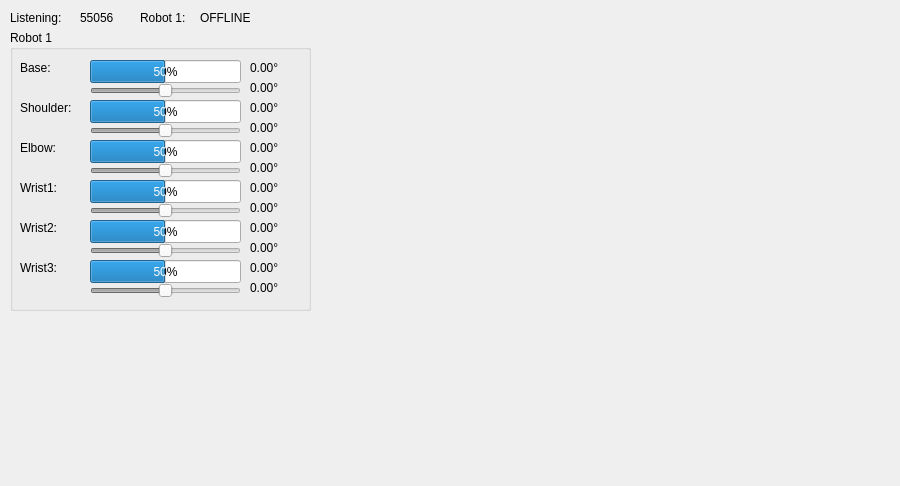
<?xml version="1.0" encoding="UTF-8"?>
<ui version="4.0">
 <class>MainWidget</class>
 <widget class="QWidget" name="MainWidget">
  <property name="geometry">
   <rect>
    <x>0</x>
    <y>0</y>
    <width>900</width>
    <height>486</height>
   </rect>
  </property>
  <property name="windowTitle">
   <string>MainWidget</string>
  </property>
  <widget class="QWidget" name="verticalLayoutWidget">
   <property name="geometry">
    <rect>
     <x>330</x>
     <y>50</y>
     <width>551</width>
     <height>291</height>
    </rect>
   </property>
   <layout class="QVBoxLayout" name="verticalLayout"/>
  </widget>
  <widget class="QLabel" name="labelNetwork">
   <property name="geometry">
    <rect>
     <x>10</x>
     <y>10</y>
     <width>60</width>
     <height>16</height>
    </rect>
   </property>
   <property name="text">
    <string>Listening:</string>
   </property>
  </widget>
  <widget class="QLabel" name="labelNetworkPort">
   <property name="geometry">
    <rect>
     <x>80</x>
     <y>10</y>
     <width>41</width>
     <height>16</height>
    </rect>
   </property>
   <property name="text">
    <string>55056</string>
   </property>
  </widget>
  <widget class="QLabel" name="labelRobot1">
   <property name="geometry">
    <rect>
     <x>140</x>
     <y>10</y>
     <width>60</width>
     <height>16</height>
    </rect>
   </property>
   <property name="text">
    <string>Robot 1:</string>
   </property>
  </widget>
  <widget class="QLabel" name="labelRobot1Status">
   <property name="geometry">
    <rect>
     <x>200</x>
     <y>10</y>
     <width>60</width>
     <height>16</height>
    </rect>
   </property>
   <property name="text">
    <string>OFFLINE</string>
   </property>
  </widget>
  <widget class="QGroupBox" name="groupRobot1">
   <property name="geometry">
    <rect>
     <x>10</x>
     <y>30</y>
     <width>301</width>
     <height>281</height>
    </rect>
   </property>
   <property name="title">
    <string>Robot 1</string>
   </property>
   <widget class="QLabel" name="labelBase">
    <property name="geometry">
     <rect>
      <x>10</x>
      <y>30</y>
      <width>41</width>
      <height>16</height>
     </rect>
    </property>
    <property name="text">
     <string>Base:</string>
    </property>
   </widget>
   <widget class="QSlider" name="targetBase">
    <property name="enabled">
     <bool>false</bool>
    </property>
    <property name="geometry">
     <rect>
      <x>80</x>
      <y>50</y>
      <width>151</width>
      <height>22</height>
     </rect>
    </property>
    <property name="minimum">
     <number>-360</number>
    </property>
    <property name="maximum">
     <number>360</number>
    </property>
    <property name="value">
     <number>0</number>
    </property>
    <property name="orientation">
     <enum>Qt::Horizontal</enum>
    </property>
   </widget>
   <widget class="QProgressBar" name="actualBase">
    <property name="geometry">
     <rect>
      <x>80</x>
      <y>30</y>
      <width>151</width>
      <height>23</height>
     </rect>
    </property>
    <property name="minimum">
     <number>-360</number>
    </property>
    <property name="maximum">
     <number>360</number>
    </property>
    <property name="value">
     <number>0</number>
    </property>
   </widget>
   <widget class="QLabel" name="labelActualBase">
    <property name="geometry">
     <rect>
      <x>240</x>
      <y>30</y>
      <width>60</width>
      <height>16</height>
     </rect>
    </property>
    <property name="text">
     <string>0.00°</string>
    </property>
   </widget>
   <widget class="QLabel" name="labelTargetBase">
    <property name="geometry">
     <rect>
      <x>240</x>
      <y>50</y>
      <width>60</width>
      <height>16</height>
     </rect>
    </property>
    <property name="text">
     <string>0.00°</string>
    </property>
   </widget>
   <widget class="QSlider" name="targetShoulder">
    <property name="enabled">
     <bool>false</bool>
    </property>
    <property name="geometry">
     <rect>
      <x>80</x>
      <y>90</y>
      <width>151</width>
      <height>22</height>
     </rect>
    </property>
    <property name="minimum">
     <number>-360</number>
    </property>
    <property name="maximum">
     <number>360</number>
    </property>
    <property name="value">
     <number>0</number>
    </property>
    <property name="orientation">
     <enum>Qt::Horizontal</enum>
    </property>
   </widget>
   <widget class="QLabel" name="labelShoulder">
    <property name="geometry">
     <rect>
      <x>10</x>
      <y>70</y>
      <width>61</width>
      <height>16</height>
     </rect>
    </property>
    <property name="text">
     <string>Shoulder:</string>
    </property>
   </widget>
   <widget class="QProgressBar" name="actualShoulder">
    <property name="geometry">
     <rect>
      <x>80</x>
      <y>70</y>
      <width>151</width>
      <height>23</height>
     </rect>
    </property>
    <property name="minimum">
     <number>-360</number>
    </property>
    <property name="maximum">
     <number>360</number>
    </property>
    <property name="value">
     <number>0</number>
    </property>
   </widget>
   <widget class="QLabel" name="labelActualShoulder">
    <property name="geometry">
     <rect>
      <x>240</x>
      <y>70</y>
      <width>60</width>
      <height>16</height>
     </rect>
    </property>
    <property name="text">
     <string>0.00°</string>
    </property>
   </widget>
   <widget class="QLabel" name="labelTargetShoulder">
    <property name="geometry">
     <rect>
      <x>240</x>
      <y>90</y>
      <width>60</width>
      <height>16</height>
     </rect>
    </property>
    <property name="text">
     <string>0.00°</string>
    </property>
   </widget>
   <widget class="QProgressBar" name="actualElbow">
    <property name="geometry">
     <rect>
      <x>80</x>
      <y>110</y>
      <width>151</width>
      <height>23</height>
     </rect>
    </property>
    <property name="minimum">
     <number>-360</number>
    </property>
    <property name="maximum">
     <number>360</number>
    </property>
    <property name="value">
     <number>0</number>
    </property>
   </widget>
   <widget class="QSlider" name="targetElbow">
    <property name="enabled">
     <bool>false</bool>
    </property>
    <property name="geometry">
     <rect>
      <x>80</x>
      <y>130</y>
      <width>151</width>
      <height>22</height>
     </rect>
    </property>
    <property name="minimum">
     <number>-360</number>
    </property>
    <property name="maximum">
     <number>360</number>
    </property>
    <property name="value">
     <number>0</number>
    </property>
    <property name="orientation">
     <enum>Qt::Horizontal</enum>
    </property>
   </widget>
   <widget class="QLabel" name="labelActualElbow">
    <property name="geometry">
     <rect>
      <x>240</x>
      <y>110</y>
      <width>60</width>
      <height>16</height>
     </rect>
    </property>
    <property name="text">
     <string>0.00°</string>
    </property>
   </widget>
   <widget class="QLabel" name="labelElbow">
    <property name="geometry">
     <rect>
      <x>10</x>
      <y>110</y>
      <width>61</width>
      <height>16</height>
     </rect>
    </property>
    <property name="text">
     <string>Elbow:</string>
    </property>
   </widget>
   <widget class="QLabel" name="labelTargetElbow">
    <property name="geometry">
     <rect>
      <x>240</x>
      <y>130</y>
      <width>60</width>
      <height>16</height>
     </rect>
    </property>
    <property name="text">
     <string>0.00°</string>
    </property>
   </widget>
   <widget class="QProgressBar" name="actualWrist1">
    <property name="geometry">
     <rect>
      <x>80</x>
      <y>150</y>
      <width>151</width>
      <height>23</height>
     </rect>
    </property>
    <property name="minimum">
     <number>-360</number>
    </property>
    <property name="maximum">
     <number>360</number>
    </property>
    <property name="value">
     <number>0</number>
    </property>
   </widget>
   <widget class="QLabel" name="labelActualWrist1">
    <property name="geometry">
     <rect>
      <x>240</x>
      <y>150</y>
      <width>60</width>
      <height>16</height>
     </rect>
    </property>
    <property name="text">
     <string>0.00°</string>
    </property>
   </widget>
   <widget class="QSlider" name="targetWrist1">
    <property name="enabled">
     <bool>false</bool>
    </property>
    <property name="geometry">
     <rect>
      <x>80</x>
      <y>170</y>
      <width>151</width>
      <height>22</height>
     </rect>
    </property>
    <property name="minimum">
     <number>-360</number>
    </property>
    <property name="maximum">
     <number>360</number>
    </property>
    <property name="value">
     <number>0</number>
    </property>
    <property name="orientation">
     <enum>Qt::Horizontal</enum>
    </property>
   </widget>
   <widget class="QLabel" name="labelWrist1">
    <property name="geometry">
     <rect>
      <x>10</x>
      <y>150</y>
      <width>61</width>
      <height>16</height>
     </rect>
    </property>
    <property name="text">
     <string>Wrist1:</string>
    </property>
   </widget>
   <widget class="QLabel" name="labelTargetWrist1">
    <property name="geometry">
     <rect>
      <x>240</x>
      <y>170</y>
      <width>60</width>
      <height>16</height>
     </rect>
    </property>
    <property name="text">
     <string>0.00°</string>
    </property>
   </widget>
   <widget class="QLabel" name="labelActualWrist2">
    <property name="geometry">
     <rect>
      <x>240</x>
      <y>190</y>
      <width>60</width>
      <height>16</height>
     </rect>
    </property>
    <property name="text">
     <string>0.00°</string>
    </property>
   </widget>
   <widget class="QProgressBar" name="actualWrist2">
    <property name="geometry">
     <rect>
      <x>80</x>
      <y>190</y>
      <width>151</width>
      <height>23</height>
     </rect>
    </property>
    <property name="minimum">
     <number>-360</number>
    </property>
    <property name="maximum">
     <number>360</number>
    </property>
    <property name="value">
     <number>0</number>
    </property>
   </widget>
   <widget class="QLabel" name="labelWrist2">
    <property name="geometry">
     <rect>
      <x>10</x>
      <y>190</y>
      <width>61</width>
      <height>16</height>
     </rect>
    </property>
    <property name="text">
     <string>Wrist2:</string>
    </property>
   </widget>
   <widget class="QLabel" name="labelTargetWrist2">
    <property name="geometry">
     <rect>
      <x>240</x>
      <y>210</y>
      <width>60</width>
      <height>16</height>
     </rect>
    </property>
    <property name="text">
     <string>0.00°</string>
    </property>
   </widget>
   <widget class="QSlider" name="targetWrist2">
    <property name="enabled">
     <bool>false</bool>
    </property>
    <property name="geometry">
     <rect>
      <x>80</x>
      <y>210</y>
      <width>151</width>
      <height>22</height>
     </rect>
    </property>
    <property name="minimum">
     <number>-360</number>
    </property>
    <property name="maximum">
     <number>360</number>
    </property>
    <property name="value">
     <number>0</number>
    </property>
    <property name="orientation">
     <enum>Qt::Horizontal</enum>
    </property>
   </widget>
   <widget class="QLabel" name="labelWrist3">
    <property name="geometry">
     <rect>
      <x>10</x>
      <y>230</y>
      <width>61</width>
      <height>16</height>
     </rect>
    </property>
    <property name="text">
     <string>Wrist3:</string>
    </property>
   </widget>
   <widget class="QProgressBar" name="actualWrist3">
    <property name="geometry">
     <rect>
      <x>80</x>
      <y>230</y>
      <width>151</width>
      <height>23</height>
     </rect>
    </property>
    <property name="minimum">
     <number>-360</number>
    </property>
    <property name="maximum">
     <number>360</number>
    </property>
    <property name="value">
     <number>0</number>
    </property>
   </widget>
   <widget class="QSlider" name="targetWrist3">
    <property name="enabled">
     <bool>false</bool>
    </property>
    <property name="geometry">
     <rect>
      <x>80</x>
      <y>250</y>
      <width>151</width>
      <height>22</height>
     </rect>
    </property>
    <property name="minimum">
     <number>-360</number>
    </property>
    <property name="maximum">
     <number>360</number>
    </property>
    <property name="value">
     <number>0</number>
    </property>
    <property name="orientation">
     <enum>Qt::Horizontal</enum>
    </property>
   </widget>
   <widget class="QLabel" name="labelActualWrist3">
    <property name="geometry">
     <rect>
      <x>240</x>
      <y>230</y>
      <width>60</width>
      <height>16</height>
     </rect>
    </property>
    <property name="text">
     <string>0.00°</string>
    </property>
   </widget>
   <widget class="QLabel" name="labelTargetWrist3">
    <property name="geometry">
     <rect>
      <x>240</x>
      <y>250</y>
      <width>60</width>
      <height>16</height>
     </rect>
    </property>
    <property name="text">
     <string>0.00°</string>
    </property>
   </widget>
  </widget>
 </widget>
 <layoutdefault spacing="6" margin="11"/>
 <resources/>
 <connections/>
</ui>
